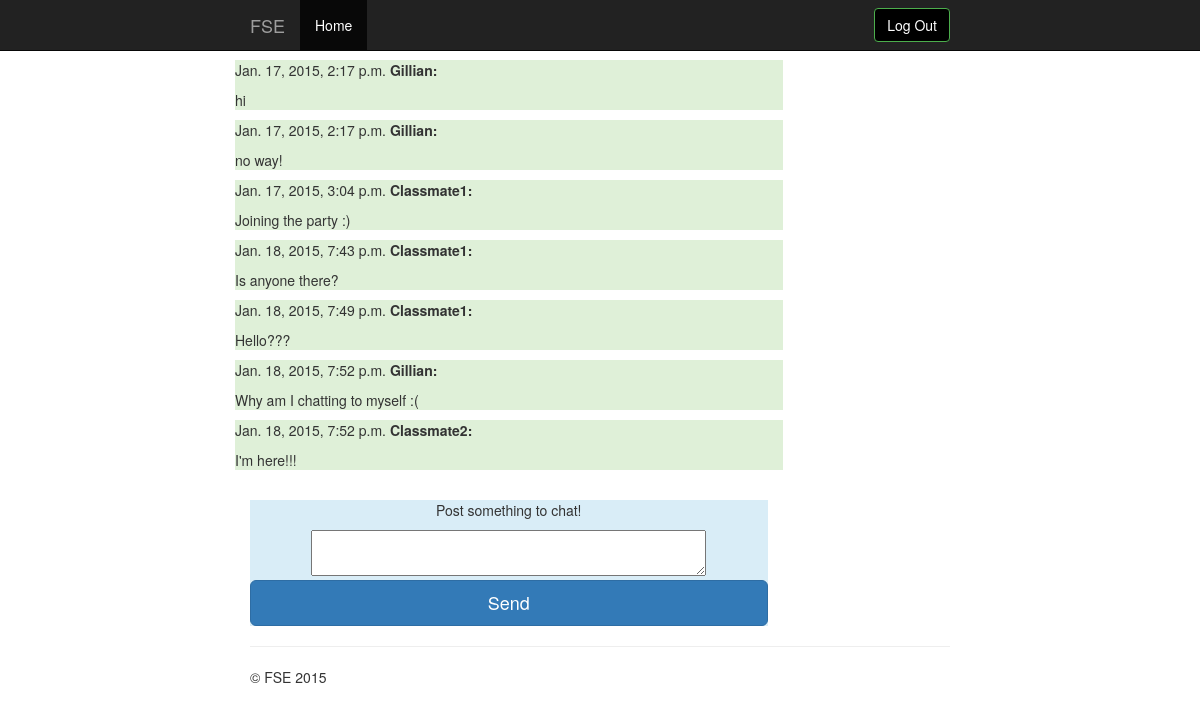
Page /chatroom/ (signed in) on the committed database.
### chatroom/models.py (models this page shows)
class Message(models.Model):
    text = models.CharField(max_length=500)
    time_stamp = models.DateTimeField('timestamp', default=datetime.datetime.now)
    name = models.CharField(max_length=50, default='')
    def __unicode__(self):
        return self.text

### chatroom/views.py (the view)
@login_required
def home(request):
    all_messages = Message.objects.all()
    return render(request, 'htmlfiles/home.html', {'messages':all_messages})

### chatroom/templates/htmlfiles/home.html (shortened to what this page needs)
<!DOCTYPE html>
<html lang="en">
  <head>
    <link href="../../static/css/bootstrap.min.css" rel="stylesheet">
    <link href="../../static/css/jumbotron-narrow.css" rel="stylesheet">
  </head>
  <body>
    <div class="navbar navbar-fixed-top navbar-inverse" role="navigation">
      <div class="container">
        <div class="navbar-header">
          <a class="navbar-brand" href="#">FSE</a>
        </div>
        <div class="collapse navbar-collapse">
          <ul class="nav navbar-nav">
            <li class="active"><a href="#">Home</a></li>
          </ul>
          <div class="navbar-form navbar-right">
            <a href="/chatroom/logout" style="background-color:Black" class="btn btn-success">Log Out</a>
	  </div>
        </div>
      </div>
    </div>
    <div class="container">
      <div class="row row-offcanvas row-offcanvas-right">
        <div class="col-xs-12 col-sm-9">
          <div class="row">
	  {% for message in messages %}
            <div class="bg-success">
              <p> {{message.time_stamp}} <b>{{message.name}}:</b>  </p>
              <p> {{message}}</p>
            </div>
    {% endfor %}
          </div>
          <div class="bg-info">
            <div class="text-center">
            <p>Post something to chat!</p>
      <form action="/chatroom/send-message" method = "post">
                <textarea name="message" cols="50"></textarea>
                <input type="submit" class="btn btn-lg btn-primary btn-block" value="Send">
      </form>
            </div>
          </div>
        </div>
        </div>
      <hr>
      <footer>
        <p>&copy; FSE 2015</p>
      </footer>
    </div>
  </body>
</html>

### chatroom/static/css/jumbotron-narrow.css (style rules this page uses)
body { padding-top: 20px; padding-bottom: 20px; }
@media (min-width: 768px) { .container { max-width: 730px; } }

### chatroom/templates/htmlfiles/home.html (style rules this page uses)
body { padding-top: 60px; }

### rows in the picture
Message: time_stamp "Jan. 17, 2015, 2:17 p.m.", name "Gillian", text "hi"
Message: time_stamp "Jan. 17, 2015, 2:17 p.m.", name "Gillian", text "no way!"
Message: time_stamp "Jan. 17, 2015, 3:04 p.m.", name "Classmate1", text "Joining the party :)"
Message: time_stamp "Jan. 18, 2015, 7:43 p.m.", name "Classmate1", text "Is anyone there?"
Message: time_stamp "Jan. 18, 2015, 7:49 p.m.", name "Classmate1", text "Hello???"
Message: time_stamp "Jan. 18, 2015, 7:52 p.m.", name "Gillian", text "Why am I chatting to myself :("
Message: time_stamp "Jan. 18, 2015, 7:52 p.m.", name "Classmate2", text "I'm here!!!"
